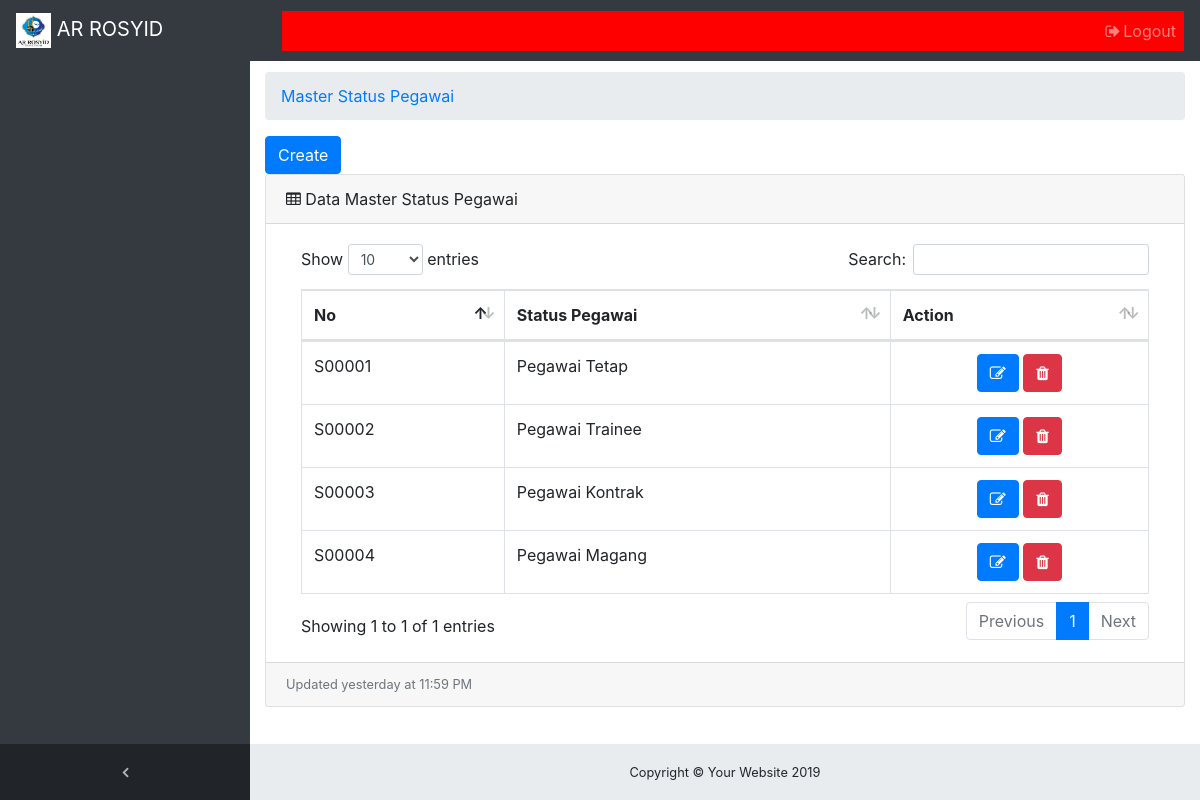
The app's page /master_status.php with its own data.
### tables this page shows
CREATE TABLE `master_status` (
  `id_status` varchar(20) NOT NULL,
  `nama_status` varchar(50) NOT NULL
);

### functions/masterstatus.php (called while the page is built, shortened)
<?php
function read_status(){
	global $link;
	$query = "SELECT * FROM `master_status`";
	$sql = mysqli_query($link,$query);
	if(mysqli_num_rows($sql) > 0){
		while($data = mysqli_fetch_array($sql)){
			$status[] = $data;
		}
		return $status;
	}else{
		$status[] = 0;
		return $status;
	}
}
?>

### master_status.php (the view, shortened to what this page needs)
<!DOCTYPE html>
<html lang="en">
<?php  include('view/head.php'); ?>
<body class="fixed-nav sticky-footer bg-dark" id="page-top">
    <?php require_once "view/navigation.php" ; ?>
  <div class="content-wrapper">
    <div class="container-fluid">
      <ol class="breadcrumb">
        <li class="breadcrumb-item">
          <a href="master_status.php">Master Status Pegawai</a>
        </li>
      </ol>
         <a href="master_status_insert.php"><input type="button" value="Create"class="btn btn-primary"></a>
          <div class="card mb-3">
          <div class="card-header">
          <i class="fa fa-table"></i> Data Master Status Pegawai </div>
          <div class="card-body">
          <div class="table-responsive">
            <table class="table table-bordered" id="dataTable" width="100%" cellspacing="0">
              <thead>
                <tr>
                  <th>No</th>
                  <th>Status Pegawai</th>
                  <th>Action</th>
                </tr>
              </thead>
              <tbody>
<?php
foreach (read_status() as $row) { ?>
                <tr>
                  <td><?php echo $row['id_status']; ?></td>
                  <td><?php echo $row['nama_status']; ?></td>
                                    <td align="center">
                          <a href="master_status_update.php?id=<?php echo $row['id_status'];?>"><button class="btn btn-primary"> <i class="fa fa-edit"></i></button></a>
                           <a href="master_status_delete.php?id=<?php echo $row['id_status']?>" onclick="javascript: return confirm('Anda yakin hapus ?');">
                           <button class="btn btn-danger"> <i class="fa fa-trash"></i></button></a></td>
                </tr>
              </tbody>
<?php } ?>
            </table>
          </div>
          </div>
          <div class="card-footer small text-muted">Updated yesterday at 11:59 PM</div>
        </div>
      </div>
    </div>
   <?php require_once "view/footer.php"; ?>
</body>
</html>

### css/sb-admin.css (style rules this page uses)
html { position: relative; min-height: 100%; }
body { overflow-x: hidden; }
body.sticky-footer { margin-bottom: 56px; }
body.sticky-footer .content-wrapper { min-height: calc(100vh - 56px - 56px); }
body.fixed-nav { padding-top: 56px; }
.content-wrapper { min-height: calc(100vh - 56px); padding-top: 1rem; }
.content-wrapper { overflow-x: hidden; background: white; }
@media (min-width: 992px) { .content-wrapper { margin-left: 250px; } }

### records on screen
master_status: id_status "S00001", nama_status "Pegawai Tetap"
master_status: id_status "S00002", nama_status "Pegawai Trainee"
master_status: id_status "S00003", nama_status "Pegawai Kontrak"
master_status: id_status "S00004", nama_status "Pegawai Magang"
